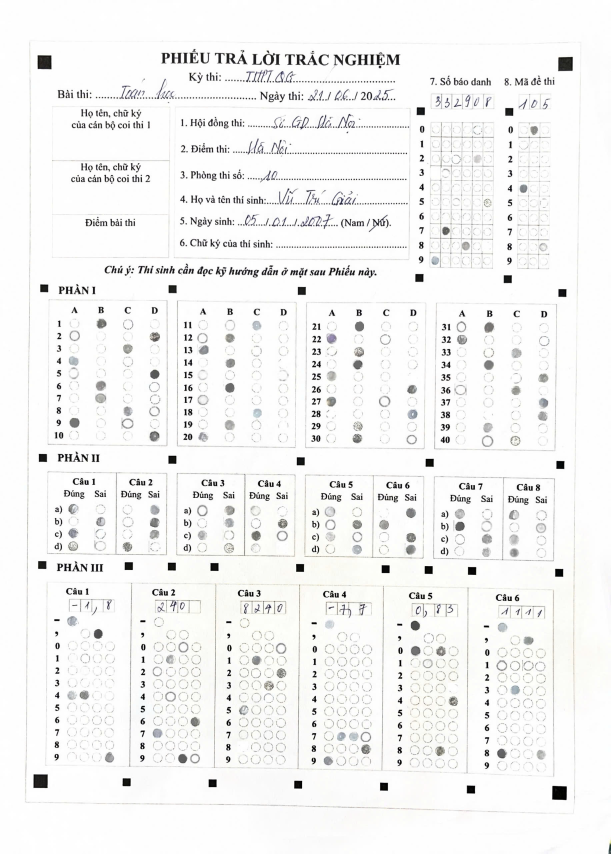
#> input picture z6495321724781_d1d742784d6ff262dfdb9826d447b93f.jpg, 1832 x 2560 px, found by its file name (shown at 1/3 size); its folder holds 2 pictures in this run
$ python main.py   (older library calls are emulated)
#> lines starting #> are read from the running program, lines starting #| are printed output that depends on the picture; after the words box and inside, x2 and y2 are one past the last pixel; in counts of white or black regions, pixels touching at a corner belong together
### model.py
from tensorflow.keras.layers import Dense, Conv2D, MaxPooling2D, Dropout, Flatten
from tensorflow.keras.models import Sequential
from tensorflow.keras import optimizers
from tensorflow.keras.utils import to_categorical
from tensorflow.keras.callbacks import ReduceLROnPlateau, ModelCheckpoint

from pathlib import Path
import cv2
import numpy as np


class CNN_Model(object):
    def __init__(self, weight_path=None):
        self.weight_path = weight_path
        self.model = None

    def build_model(self, rt=False):
        self.model = Sequential()
        self.model.add(Conv2D(32, (3, 3), padding='same', activation='relu', input_shape=(28, 28, 1)))
        self.model.add(Conv2D(32, (3, 3), activation='relu'))
        self.model.add(MaxPooling2D(pool_size=(2, 2)))
        self.model.add(Dropout(0.25))

        self.model.add(Conv2D(64, (3, 3), padding='same', activation='relu'))
        self.model.add(Conv2D(64, (3, 3), activation='relu'))
        self.model.add(MaxPooling2D(pool_size=(2, 2)))
        self.model.add(Dropout(0.25))

        self.model.add(Conv2D(64, (3, 3), padding='same', activation='relu'))
        self.model.add(Conv2D(64, (3, 3), activation='relu'))
        self.model.add(MaxPooling2D(pool_size=(2, 2)))
        self.model.add(Dropout(0.25))

        self.model.add(Flatten())
        self.model.add(Dense(512, activation='relu'))
        self.model.add(Dropout(0.5))
        self.model.add(Dense(128, activation='relu'))
        self.model.add(Dropout(0.5))
        self.model.add(Dense(2, activation='softmax'))

        if self.weight_path is not None:
            self.model.load_weights(self.weight_path)

        if rt:
            return self.model

    # [72 lines left out: functions load_data, train, not called in this run]


# [3 lines that do not run on import are left out]

### main.py
import cv2
import numpy as np
import imutils
import model

from model import CNN_Model

# chuẩn hóa hình ảnh về kích thước 28x28 và chuyển đổi sang định dạng (1, 28, 28, 1); chuẩn hóa về khoảng [0, 1]
# [7 lines left out: function preprocess_image, not called in this run]


def convert_binary_image(image):
    # Chuyển ảnh về grayscale
    if len(image.shape) == 3 and image.shape[2] == 3:
        gray = cv2.cvtColor(image, cv2.COLOR_BGR2GRAY)

    # Áp dụng threshold để làm nổi bật các điểm chấm đen
    _, thresh = cv2.threshold(gray, 0, 255, cv2.THRESH_BINARY_INV + cv2.THRESH_OTSU)

    # Áp dụng Morphological Opening để loại bỏ nhiễu nhỏ
    kernel = np.ones((3, 3), np.uint8)
    thresh = cv2.morphologyEx(thresh, cv2.MORPH_OPEN, kernel)
    thresh = cv2.morphologyEx(thresh, cv2.MORPH_CLOSE, kernel)
    return thresh

# Tự động cắt lấy vùng chứa thông tin bằng 4 góc
def crop_4_goc(image):
    thresh = convert_binary_image(image)
    # Tìm các contours
    contours, _ = cv2.findContours(thresh, cv2.RETR_EXTERNAL, cv2.CHAIN_APPROX_SIMPLE)

    # Lọc và vẽ các ô vuông tìm thấy trên ảnh
    contours = sorted(contours, key=cv2.contourArea, reverse=True)[:4]
    for contour in contours:
        # Tính diện tích của contour
        area = cv2.contourArea(contour)

        # Tìm hình chữ nhật bao quanh contour
        x, y, w, h = cv2.boundingRect(contour)

    # Tính bounding box cho từng contour
    contours_bound = [cv2.boundingRect(contour) for contour in contours]

    # Sắp xếp contours_bound dựa trên tổng giá trị x (hệ số vị trí x + y)
    contours_bound = sorted(contours_bound, key=lambda x: (x[0] + x[1]))
    tl, tr, bl, br = contours_bound

    # In ra kết quả
    tl = [tl[0] + tl[2] // 2, tl[1] + tl[3] // 2]
    tr = [tr[0] + tr[2] // 2, tr[1] + tr[3] // 2]
    bl = [bl[0] + bl[2] // 2, bl[1] + bl[3] // 2]
    br = [br[0] + br[2] // 2, br[1] + br[3] // 2]

    # Chuyển tọa độ các điểm thành float32 để sử dụng cho phép biến đổi perspective
    pts1 = np.float32([tl, tr, br, bl])

    # Tạo các điểm gốc của hình chữ nhật (các góc của ảnh cắt)
    width, height = br[0] - tl[0], br[1] - tl[1]  # Kích thước của vùng cắt (có thể thay đổi theo yêu cầu)
    pts2 = np.float32([[0, 0], [width - 1, 0], [width - 1, height - 1], [0, height - 1]])

    # Tính toán ma trận perspective transform
    matrix = cv2.getPerspectiveTransform(pts1, pts2)

    # Áp dụng phép biến đổi perspective
    image = cv2.warpPerspective(image, matrix, (width, height))
    thresh = cv2.warpPerspective(thresh, matrix, (width, height))
    return image, thresh

# phát hiện cạnh bằng Sobel trong ảnh --> Giúp tìm các vùng có cạnh nổi bật (ví dụ khung ô, chữ)
def sobel_edge_detection(image):
    # Chuyển ảnh sang grayscale
    gray = cv2.cvtColor(image, cv2.COLOR_BGR2GRAY)

    # Áp dụng Sobel để tìm gradient theo cả hai hướng X và Y
    grad_x = cv2.Sobel(gray, cv2.CV_64F, 1, 0, ksize=3)  # Gradient theo hướng X
    grad_y = cv2.Sobel(gray, cv2.CV_64F, 0, 1, ksize=3)  # Gradient theo hướng Y

    # Tính tổng độ mạnh của gradient
    edges = cv2.magnitude(grad_x, grad_y)

    # Chuyển đổi sang kiểu uint8 để hiển thị
    edges = np.uint8(np.absolute(edges))

    # Trả về ảnh với các cạnh đã được phát hiện
    return edges

# Trả ra danh sách các vị trí chấm tròn để định vị từng phần trên phiếu
def find_local(image):
    # Cắt và chuyển ảnh sang chế độ nhị phân

    image, thresh = crop_4_goc(image)
    image_area = image.shape[0] * image.shape[1]
    # Áp dụng Sobel Edge Detection
    edges = sobel_edge_detection(image)

    # Áp dụng threshold để chuyển các giá trị độ mạnh thành ảnh nhị phân (black & white)
    _, thresh = cv2.threshold(edges, 50, 255, cv2.THRESH_BINARY)

    # Tìm contours trong ảnh đã threshold
    contours, _ = cv2.findContours(thresh, cv2.RETR_EXTERNAL, cv2.CHAIN_APPROX_SIMPLE)

    # Vẽ các contours lên ảnh gốc (hoặc ảnh đã qua xử lý)
    local = []
    seen_y_values = set()  # Set để theo dõi giá trị x[1] đã gặp

    for contour in contours:
        x, y, w, h = cv2.boundingRect(contour)  # Tính bounding box của contour
        area = w * h  # Diện tích của contour

        # Kiểm tra nếu diện tích hợp lệ và có các điều kiện khác
        if 200 / (1902 * 2698) * image_area < area < 2000 / (1902 * 2698) * image_area and x + w // 2 < image.shape[
            1] // 50 and w / h > 0.2 and w / h < 1 / 0.2:
            if y not in seen_y_values:  # Nếu giá trị x[1] chưa gặp
                local.append(cv2.boundingRect(contour))
                seen_y_values.add(y)  # Thêm y vào set đã gặp

    # Sắp xếp các contour theo giá trị của y (theo trục y)
    local = sorted(local, key=lambda x: x[1])

    # Loại bỏ các bounding box có hiệu x[1] < 30 giữa các phần tử liên tiếp
    filtered_local = []
    previous_y = -float('inf')  # Giá trị y trước đó (bắt đầu với một giá trị rất nhỏ)
    for box in local:
        x, y, w, h = box
        if abs(y - previous_y) >= 30:  # Kiểm tra hiệu của y với giá trị y trước đó
            filtered_local.append(box)
            previous_y = y  # Cập nhật giá trị y cho lần lặp tiếp theo

    return filtered_local, image

# Trích xuất ảnh vùng Số Báo Danh.
def find_SBD_image(image):
    local, image = find_local(image)

    if len(local) < 2:  # Kiểm tra nếu có ít nhất 2 bounding box
        return None  # Không tìm thấy SBD

    height, width = local[1][1] - local[0][1], image.shape[1]

    # Tính toán x, y, w, h và làm tròn các giá trị
    x = round(1417 / 1902 * width)
    y = round(217 / 830 * height)
    w = round((1644 - 1417) / 1902 * width)
    h = round((756 - 217) / 830 * height)

    # Cắt vùng ảnh theo tọa độ đã tính toán

    return image[y:y + h, x:x + w], x, y, w, h

# Trích xuất ảnh mã đề thi.
# [90 lines left out: functions find_MDT_image, find_Part1, find_Part2, find_Part3, not called in this run]


import os


def read_SBD(image):
    SBD_image, x, y, w, h = find_SBD_image(image)
    offx = SBD_image.shape[1] // 6  # Chia theo chiều rộng (width)
    offy = SBD_image.shape[0] // 10  # Chia theo chiều cao (height)
    SBD_map = {i: [] for i in range(6)} # danh sách chữ số đã tô
    SBD_rec = [] # tọa độ các ô được tô
    if not os.path.exists("dataCNN"):
        os.makedirs("dataCNN")

    model = CNN_Model('weight.h5').build_model(rt=True)
    list_image = []
    m = 0
    for i in range(6):
        for j in range(10):
            temp_img = SBD_image[offy * j:offy * (j + 1), offx * i:offx * (i + 1)]
            # cv2.imwrite(f"dataCNN/img{10 * i + j}.jpg", temp_img)
            list_image.append(temp_img)

            temp_img = preprocess_image(temp_img)
            scores = model.predict_on_batch(temp_img)

            if scores[0][1] > 0.9:
                SBD_map[i].append(j)
                # SBD_res.append()
                SBD_rec.append([x + offx * i, y + offy * j, offx, offy])
            m = m + 1

    return SBD_map, SBD_rec


# [303 lines left out: functions read_MDT, read_Part1, read_Part2, read_Part3, not called in this run]


import sys
import json
import cv2
import imutils


def solve(image):
    SBD_map, SBD_rec = read_SBD(image)
    MDT_map, MDT_rec = read_MDT(image)
    Part1_map, Part1_rec = read_Part1(image)
    Part2_map, Part2_rec = read_Part2(image)
    Part3_map, Part3_rec = read_Part3(image)

    image, _ = crop_4_goc(image)

    # Vẽ hình chữ nhật trên ảnh
    for recs in [SBD_rec, MDT_rec, Part1_rec, Part2_rec, Part3_rec]:
        for rec in recs:
            cv2.rectangle(image, (rec[0], rec[1]), (rec[0] + rec[2], rec[1] + rec[3]), (0, 255, 0), 2)

    # Tạo output dưới dạng JSON
    result = {
        "SBD": {k + 1: v for k, v in SBD_map.items()}, # items(): trả về một danh sách các tuple chứa key-value của dict
        "MDT": {k + 1: v for k, v in MDT_map.items()},
        "Part1": {k + 1: v for k, v in Part1_map.items()},
        "Part2": {k + 1: v for k, v in Part2_map.items()},
        "Part3": {k + 1: v for k, v in Part3_map.items()},
    }

    return image, result


def main():
    # code bẩn quá =))
    image_path = r"D:\prj 2\z6495321724781_d1d742784d6ff262dfdb9826d447b93f.jpg"
    output_image_path = r"D:\prj 2\output\result.jpg"  # Đảm bảo output có .jpg hoặc .png

    image = cv2.imread(image_path)
#> image is the input picture: shape (2560, 1832, 3); mean B, G, R 243.2, 243.9, 243.8

    processed_image, result = solve(image)
#> in convert_binary_image, `_, thresh = cv2.threshold(gray, 0, 255, cv2.THRESH_BINARY_INV + cv2.TH..`:
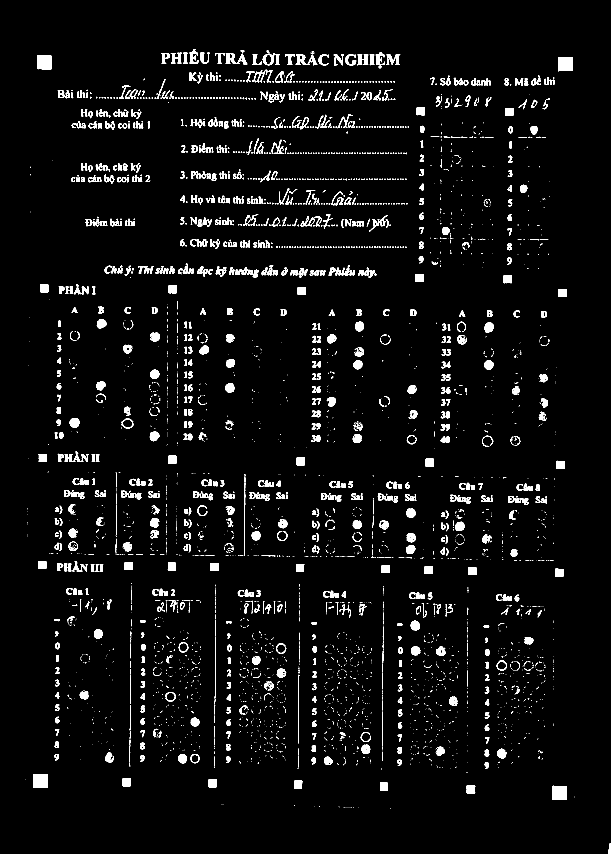
#> thresh: shape (2560, 1832) (shown at 1/3 size); 3.9% white; 3894 white regions (2923 under 20 px), largest, box (x1, y1, x2, y2) and area: (1674, 171, 1719, 214) 1796, (1656, 2357, 1701, 2400) 1792, (100, 2323, 143, 2364) 1752
#> in convert_binary_image, `thresh = cv2.morphologyEx(thresh, cv2.MORPH_OPEN, kernel)`:
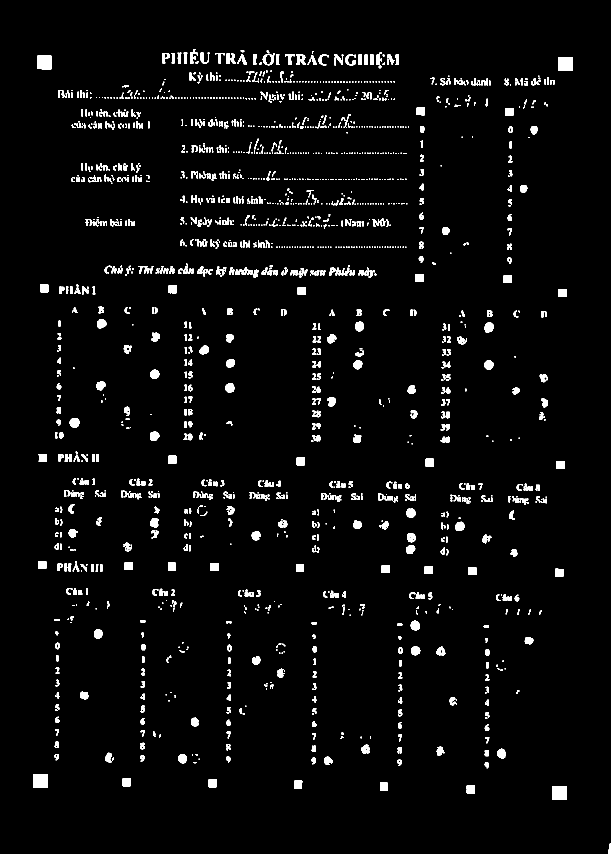
#> thresh: shape (2560, 1832) (shown at 1/3 size); 3.2% white; 1929 white regions (796 under 20 px), largest, box (x1, y1, x2, y2) and area: (1675, 171, 1718, 213) 1791, (1656, 2358, 1701, 2400) 1790, (100, 2323, 143, 2364) 1752
#> in crop_4_goc, `contours, _ = cv2.findContours(thresh, cv2.RETR_EXTERNAL, cv2.CHAIN_AP..`: contours = 1573 contours, 762 with area under 20; largest, box (x1, y1, x2, y2) and area: (1675, 171, 1718, 213) 1708, (1656, 2358, 1701, 2400) 1707, (100, 2323, 143, 2364) 1670, (113, 166, 155, 208) 1646, (788, 152, 825, 196) 926
#> in crop_4_goc, `contours = sorted(contours, key=cv2.contourArea, reverse=True)[:4]`: contours = 4 contours; box (x1, y1, x2, y2) and area: (1675, 171, 1718, 213) 1708, (1656, 2358, 1701, 2400) 1707, (100, 2323, 143, 2364) 1670, (113, 166, 155, 208) 1646
#> the loop in crop_4_goc, `for contour in contours:` made 4 passes
#> (area, x, y, w, h) on passes 1 to 4: (1708.5, 1675, 171, 43, 42), (1707, 1656, 2358, 45, 42), (1670, 100, 2323, 43, 41), (1646, 113, 166, 42, 42)
#> in crop_4_goc, `contours_bound = [cv2.boundingRect(contour) for contour in contours]`: contours_bound = [(1675, 171, 43, 42), (1656, 2358, 45, 42), (100, 2323, 43, 41), (113, 166, 42, 42)]
#> in crop_4_goc, `contours_bound = sorted(contours_bound, key=lambda x: (x[0] + x[1]))`: contours_bound = [(113, 166, 42, 42), (1675, 171, 43, 42), (100, 2323, 43, 41), (1656, 2358, 45, 42)]
#> in crop_4_goc, `tl, tr, bl, br = contours_bound`: tl = (113, 166, 42, 42); tr = (1675, 171, 43, 42); bl = (100, 2323, 43, 41); br = (1656, 2358, 45, 42)
#> in crop_4_goc, `tl = [tl[0] + tl[2] // 2, tl[1] + tl[3] // 2]`: tl = [134, 187]
#> in crop_4_goc, `tr = [tr[0] + tr[2] // 2, tr[1] + tr[3] // 2]`: tr = [1696, 192]
#> in crop_4_goc, `bl = [bl[0] + bl[2] // 2, bl[1] + bl[3] // 2]`: bl = [121, 2343]
#> in crop_4_goc, `br = [br[0] + br[2] // 2, br[1] + br[3] // 2]`: br = [1678, 2379]
#> in crop_4_goc, `pts1 = np.float32([tl, tr, br, bl])`: pts1 = [[134, 187], [1696, 192], [1678, 2379], [121, 2343]]
#> in crop_4_goc, `width, height = br[0] - tl[0], br[1] - tl[1]`: width = 1544; height = 2192
#> in crop_4_goc, `pts2 = np.float32([[0, 0], [width - 1, 0], [width - 1, height - 1], [0..`: pts2 = [[0, 0], [1543, 0], [1543, 2191], [0, 2191]]
#> in crop_4_goc, `matrix = cv2.getPerspectiveTransform(pts1, pts2)`: matrix = [[1, 0.00605, -135.5], [-0.00325, 1.01, -189.2], [9.25e-06, -1.35e-06, 1]]
#> in crop_4_goc, `image = cv2.warpPerspective(image, matrix, (width, height))`:
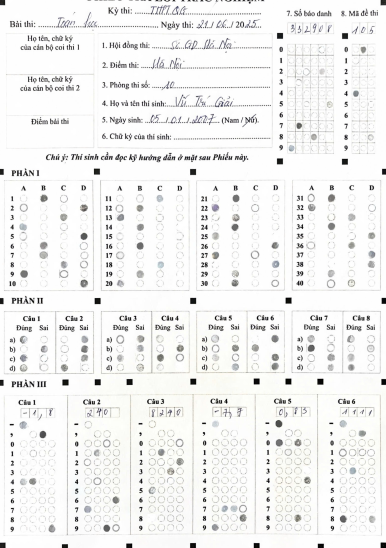
#> image: shape (2192, 1544, 3) (shown at 1/4 size); mean B, G, R 240.6, 241.3, 241.3
#> in sobel_edge_detection, `grad_y = cv2.Sobel(gray, cv2.CV_64F, 0, 1, ksize=3)`:
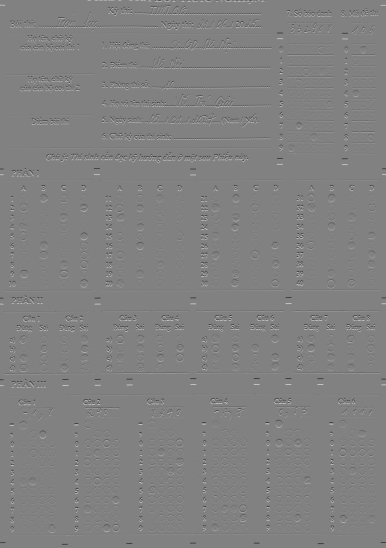
#> grad_y: shape (2192, 1544) float64 (shown at 1/4 size); min -981, max 955, mean 0.1; drawn with min black and max white
#> in sobel_edge_detection, `edges = np.uint8(np.absolute(edges))`:
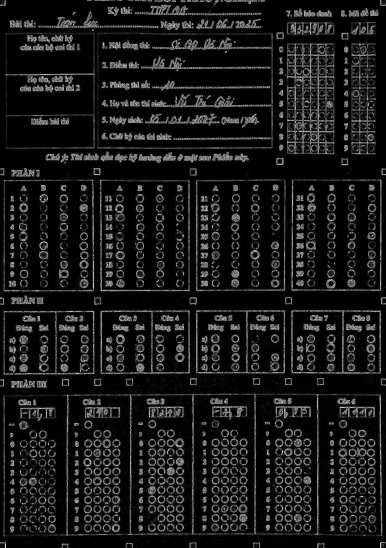
#> edges: shape (2192, 1544) (shown at 1/4 size); min 0, max 255, mean 25.3
#> in find_local, `_, thresh = cv2.threshold(edges, 50, 255, cv2.THRESH_BINARY)`:
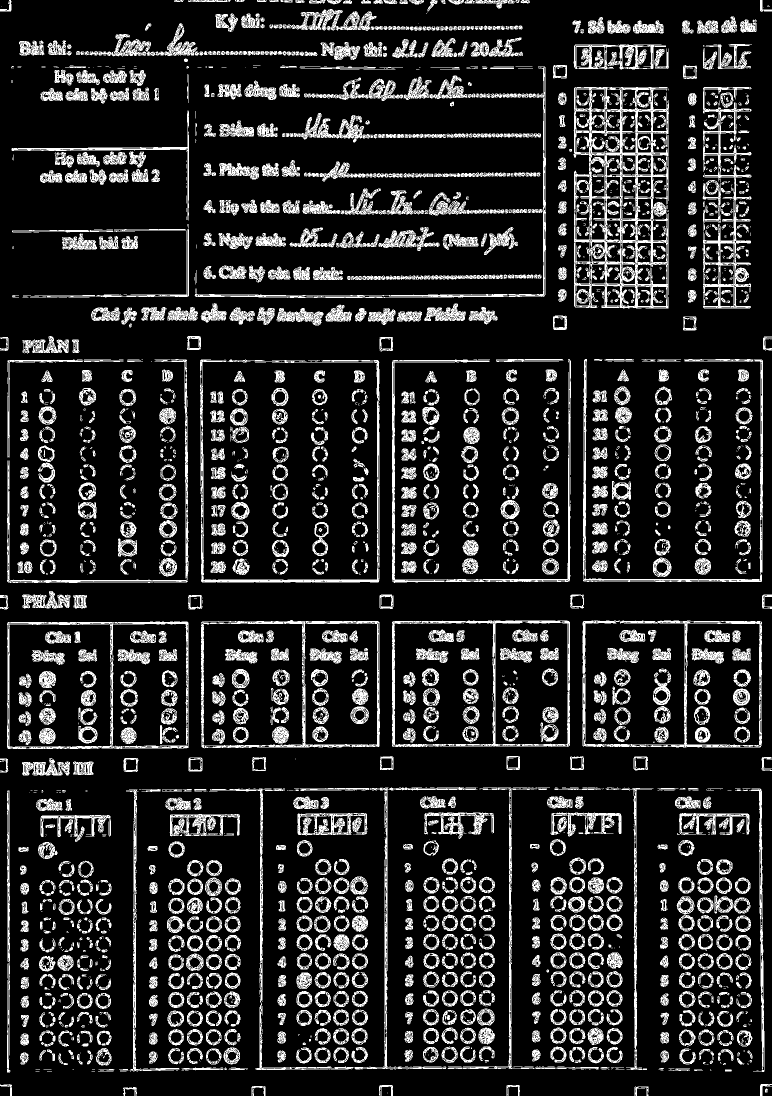
#> thresh: shape (2192, 1544) (shown at 1/2 size); 15.8% white; 2415 white regions (829 under 20 px)
#> in find_local, `contours, _ = cv2.findContours(thresh, cv2.RETR_EXTERNAL, cv2.CHAIN_AP..`: contours = 1905 contours, 650 with area under 20; largest, box (x1, y1, x2, y2) and area: (14, 1243, 378, 1498) 91193, (1165, 1241, 1524, 1495) 89740, (402, 1240, 760, 1497) 89468, (784, 1241, 1140, 1494) 88857, (1147, 174, 1338, 617) 72400
#> the loop in find_local, `for contour in contours:` made 1905 passes
#> (x, y, w, h, area) on passes 3 to 5: (1530, 2177, 6, 9, 54), (246, 2174, 28, 18, 504), (1269, 2173, 28, 19, 532)
#> after the loop in find_local, `for contour in contours:`: local = [(0, 2168, 24, 24), (0, 1517, 17, 28), (0, 1190, 17, 29), (0, 674, 17, 28), (0, 0, 23, 23)]; seen_y_values = 5 items
#> in find_local, `local = sorted(local, key=lambda x: x[1])`: local = [(0, 0, 23, 23), (0, 674, 17, 28), (0, 1190, 17, 29), (0, 1517, 17, 28), (0, 2168, 24, 24)]
#> the loop in find_local, `for box in local:` made 5 passes
#> (box, y, w, h, previous_y) on passes 1 to 5: ((0, 0, 23, 23), 0, 23, 23, 0), ((0, 674, 17, 28), 674, 17, 28, 674), ((0, 1190, 17, 29), 1190, 17, 29, 1190), ((0, 1517, 17, 28), 1517, 17, 28, 1517), ((0, 2168, 24, 24), 2168, 24, 24, 2168)
#> after the loop in find_local, `for box in local:`: filtered_local has the same summary as local; previous_y = 2168
#> in find_SBD_image, `height, width = local[1][1] - local[0][1], image.shape[1]`: height = 674; width = 1544
#> in find_SBD_image, `x = round(1417 / 1902 * width)`: x = 1150
#> in find_SBD_image, `y = round(217 / 830 * height)`: y = 176
#> in find_SBD_image, `w = round((1644 - 1417) / 1902 * width)`: w = 184
#> in find_SBD_image, `h = round((756 - 217) / 830 * height)`: h = 438
#> in read_SBD, `SBD_image, x, y, w, h = find_SBD_image(image)`:
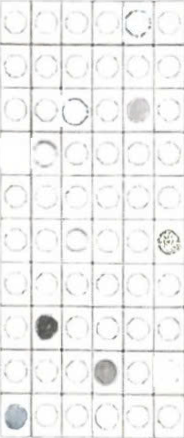
#> SBD_image: shape (438, 184, 3); mean B, G, R 240.6, 241.1, 241
#> in read_SBD, `SBD_image, x, y, w, h = find_SBD_image(image)`: x = 1150; y = 176; w = 184; h = 438

    # Lưu ảnh kết quả
    cv2.imwrite(output_image_path, processed_image)

    # Xuất kết quả dưới dạng JSON
    print(json.dumps(result))


if __name__ == "__main__":
    main()
#> (the call stopped at in build_model, `self.model = Sequential()`: tensorflow is not available in this run)
